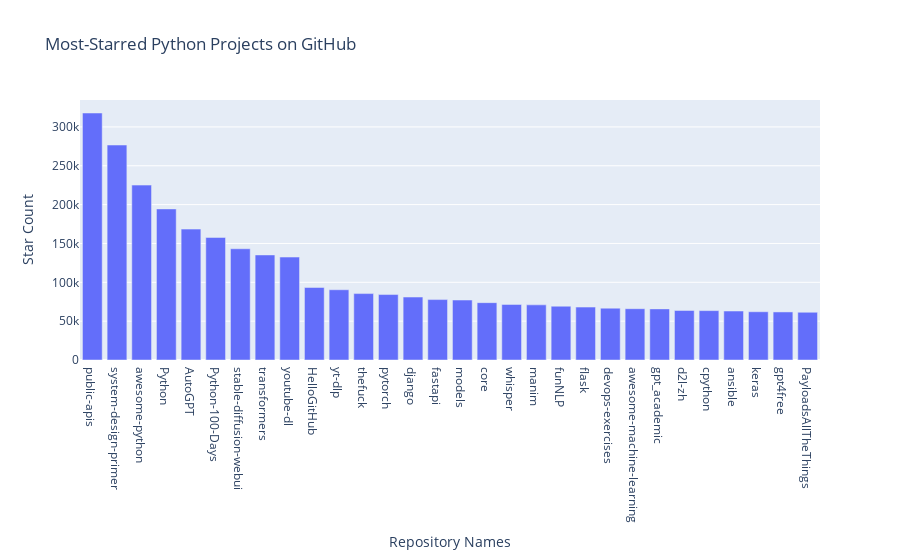

Notebook code for this chart:
### Code cell
import requests
import plotly.express as px

# GitHub API URL
url = "https://api.github.com/search/repositories"
url += "?q=language:python+sort:stars+stars:>10000"

# Set request headers
headers = {"Accept": "application/vnd.github.v3+json"}
r = requests.get(url, headers=headers)

# Check the request status
print(f"Status code: {r.status_code}")

# Parse the JSON response
response_dict = r.json()
repo_dicts = response_dict['items']
print(f"Repositories returned: {len(repo_dicts)}")  # Print the number of repositories returned

# Process the repository information
repo_names, stars, hover_texts = [], [], []
for repo_dict in repo_dicts:
    repo_names.append(repo_dict['name'])  # Extract repository name
    stars.append(repo_dict['stargazers_count'])  # Extract star count

    # Create hover text (owner and description)
    owner = repo_dict['owner']['login']
    description = repo_dict['description']
    hover_text = f"{owner}<br />{description}"  # Add owner and description to hover text
    hover_texts.append(hover_text)

# Visualization using Plotly Express
title = "Most-Starred Python Projects on GitHub"
labels = {"x": "Repository Names", "y": "Star Count"}
fig = px.bar(x=repo_names, y=stars, title=title, labels=labels, hover_data={"text": hover_texts})

# Show the figure
fig.show()

### Figure 1 — Plotly figure (JSON) as saved in the notebook; plotly's stock layout.template omitted (floating-point values rounded to 4 significant figures)
{"data": [{"alignmentgroup": "True", "customdata": [["public-apis<br />A collective list of free APIs"], ["donnemartin<br />Learn how to design large-scale systems. Prep for the system design interview.  Includes Anki flashcards."], ["vinta<br />An opinionated list of awesome Python frameworks, libraries, software and resources."], ["TheAlgorithms<br />All Algorithms implemented in Python"], ["Significant-Gravitas<br />AutoGPT is the vision of accessible AI for everyone, to use and to build on. Our mission is to provide the tools, so that you can focus on what matters."], ["jackfrued<br />Python - 100天从新手到大师"], ["AUTOMATIC1111<br />Stable Diffusion web UI"], ["huggingface<br />🤗 Transformers: State-of-the-art Machine Learning for Pytorch, TensorFlow, and JAX."], ["ytdl-org<br />Command-line program to download videos from YouTube.com and other video sites"], ["521xueweihan<br />:octocat: 分享 GitHub 上有趣、入门级的开源项目。Share interesting, entry-level open source projects on GitHub."], ["yt-dlp<br />A feature-rich command-line audio/video downloader"], ["nvbn<br />Magnificent app which corrects your previous console command."], ["pytorch<br />Tensors and Dynamic neural networks in Python with strong GPU acceleration"], ["django<br />The Web framework for perfectionists with deadlines."], ["fastapi<br />FastAPI framework, high performance, easy to learn, fast to code, ready for production"], ["tensorflow<br />Models and examples built with TensorFlow"], ["home-assistant<br />:house_with_garden: Open source home automation that puts local control and privacy first."], ["openai<br />Robust Speech Recognition via Large-Scale Weak Supervision"], ["3b1b<br />Animation engine for explanatory math videos"], ["fighting41love<br />中英文敏感词、语言检测、中外手机/电话归属地/运营商查询、名字推断性别、手机号抽取、身份证抽取、邮箱抽取、中日文人名库、中文缩写库、拆字词典、词汇情感值、停用词、反动词表、暴恐词表、繁简体转换、英文模拟中文发音、汪峰歌词生成器、职业名称词库、同义词库、反义词库、否定词库、汽车品牌词库、汽车零件词库、连续英文切割、各种中文词向量、公司名字大全、古诗词库、IT词库、财经词库、成语词库、地名词库、历史名人词库、诗词词库、医学词库、饮食词库、法律词库、汽车词库、动物词库、中文聊天语料、中文谣言数据、百度中文问答数据集、句子相似度匹配算法集合、bert资源、文本生成&摘要相关工具、cocoNLP信息抽取工具、国内电话号码正则匹配、清华大学XLORE:中英文跨语言百科知识图谱、清华大学人工智能技术系列报告、自然语言生成、NLU太难了系列、自动对联数据及机器人、用户名黑名单列表、罪名法务名词及分类模型、微信公众号语料、cs224n深度学习自然语言处理课程、中文手写汉字识别、中文自然语言处理 语料/数据集、变量命名神器、分词语料库+代码、任务型对话英文数据集、ASR 语音数据集 + 基于深度学习的中文语音识别系统、笑声检测器、Microsoft多语言数字/单位/如日期时间识别包、中华新华字典数据库及api(包括常用歇后语、成语、词语和汉字)、文档图谱自动生成、SpaCy 中文模型、Common Voice语音识别数据集新版、神经网络关系抽取、基于bert的命名实体识别、关键词(Keyphrase)抽取包pke、基于医疗领域知识图谱的问答系统、基于依存句法与语义角色标注的事件三元组抽取、依存句法分析4万句高质量标注数据、cnocr：用来做中文OCR的Python3包、中文人物关系知识图谱项目、中文nlp竞赛项目及代码汇总、中文字符数据、speech-aligner: 从“人声语音”及其“语言文本”产生音素级别时间对齐标注的工具、AmpliGraph: 知识图谱表示学习(Python)库：知识图谱概念链接预测、Scattertext 文本可视化(python)、语言/知识表示工具：BERT & ERNIE、中文对比英文自然语言处理NLP的区别综述、Synonyms中文近义词工具包、HarvestText领域自适应文本挖掘工具（新词发现-情感分析-实体链接等）、word2word：(Python)方便易用的多语言词-词对集：62种语言/3,564个多语言对、语音识别语料生成工具：从具有音频/字幕的在线视频创建自动语音识别(ASR)语料库、构建医疗实体识别的模型（包含词典和语料标注）、单文档非监督的关键词抽取、Kashgari中使用gpt-2语言模型、开源的金融投资数据提取工具、文本自动摘要库TextTeaser: 仅支持英文、人民日报语料处理工具集、一些关于自然语言的基本模型、基于14W歌曲知识库的问答尝试--功能包括歌词接龙and已知歌词找歌曲以及歌曲歌手歌词三角关系的问答、基于Siamese bilstm模型的相似句子判定模型并提供训练数据集和测试数据集、用Transformer编解码模型实现的根据Hacker News文章标题自动生成评论、用BERT进行序列标记和文本分类的模板代码、LitBank：NLP数据集——支持自然语言处理和计算人文学科任务的100部带标记英文小说语料、百度开源的基准信息抽取系统、虚假新闻数据集、Facebook: LAMA语言模型分析，提供Transformer-XL/BERT/ELMo/GPT预训练语言模型的统一访问接口、CommonsenseQA：面向常识的英文QA挑战、中文知识图谱资料、数据及工具、各大公司内部里大牛分享的技术文档 PDF 或者 PPT、自然语言生成SQL语句（英文）、中文NLP数据增强（EDA）工具、英文NLP数据增强工具 、基于医药知识图谱的智能问答系统、京东商品知识图谱、基于mongodb存储的军事领域知识图谱问答项目、基于远监督的中文关系抽取、语音情感分析、中文ULMFiT-情感分析-文本分类-语料及模型、一个拍照做题程序、世界各国大规模人名库、一个利用有趣中文语料库 qingyun 训练出来的中文聊天机器人、中文聊天机器人seqGAN、省市区镇行政区划数据带拼音标注、教育行业新闻语料库包含自动文摘功能、开放了对话机器人-知识图谱-语义理解-自然语言处理工具及数据、中文知识图谱：基于百度百科中文页面-抽取三元组信息-构建中文知识图谱、masr: 中文语音识别-提供预训练模型-高识别率、Python音频数据增广库、中文全词覆盖BERT及两份阅读理解数据、ConvLab：开源多域端到端对话系统平台、中文自然语言处理数据集、基于最新版本rasa搭建的对话系统、基于TensorFlow和BERT的管道式实体及关系抽取、一个小型的证券知识图谱/知识库、复盘所有NLP比赛的TOP方案、OpenCLaP：多领域开源中文预训练语言模型仓库、UER：基于不同语料+编码器+目标任务的中文预训练模型仓库、中文自然语言处理向量合集、基于金融-司法领域(兼有闲聊性质)的聊天机器人、g2pC：基于上下文的汉语读音自动标记模块、Zincbase 知识图谱构建工具包、诗歌质量评价/细粒度情感诗歌语料库、快速转化「中文数字」和「阿拉伯数字」、百度知道问答语料库、基于知识图谱的问答系统、jieba_fast 加速版的jieba、正则表达式教程、中文阅读理解数据集、基于BERT等最新语言模型的抽取式摘要提取、Python利用深度学习进行文本摘要的综合指南、知识图谱深度学习相关资料整理、维基大规模平行文本语料、StanfordNLP 0.2.0：纯Python版自然语言处理包、NeuralNLP-NeuralClassifier：腾讯开源深度学习文本分类工具、端到端的封闭域对话系统、中文命名实体识别：NeuroNER vs. BertNER、新闻事件线索抽取、2019年百度的三元组抽取比赛：“科学空间队”源码、基于依存句法的开放域文本知识三元组抽取和知识库构建、中文的GPT2训练代码、ML-NLP - 机器学习(Machine Learning)NLP面试中常考到的知识点和代码实现、nlp4han:中文自然语言处理工具集(断句/分词/词性标注/组块/句法分析/语义分析/NER/N元语法/HMM/代词消解/情感分析/拼写检查、XLM：Facebook的跨语言预训练语言模型、用基于BERT的微调和特征提取方法来进行知识图谱百度百科人物词条属性抽取、中文自然语言处理相关的开放任务-数据集-当前最佳结果、CoupletAI - 基于CNN+Bi-LSTM+Attention 的自动对对联系统、抽象知识图谱、MiningZhiDaoQACorpus - 580万百度知道问答数据挖掘项目、brat rapid annotation tool: 序列标注工具、大规模中文知识图谱数据：1.4亿实体、数据增强在机器翻译及其他nlp任务中的应用及效果、allennlp阅读理解:支持多种数据和模型、PDF表格数据提取工具 、 Graphbrain：AI开源软件库和科研工具，目的是促进自动意义提取和文本理解以及知识的探索和推断、简历自动筛选系统、基于命名实体识别的简历自动摘要、中文语言理解测评基准，包括代表性的数据集&基准模型&语料库&排行榜、树洞 OCR 文字识别 、从包含表格的扫描图片中识别表格和文字、语声迁移、Python口语自然语言处理工具集(英文)、 similarity：相似度计算工具包，java编写、海量中文预训练ALBERT模型 、Transformers 2.0 、基于大规模音频数据集Audioset的音频增强 、Poplar：网页版自然语言标注工具、图片文字去除，可用于漫画翻译 、186种语言的数字叫法库、Amazon发布基于知识的人-人开放领域对话数据集 、中文文本纠错模块代码、繁简体转换 、 Python实现的多种文本可读性评价指标、类似于人名/地名/组织机构名的命名体识别数据集 、东南大学《知识图谱》研究生课程(资料)、. 英文拼写检查库 、 wwsearch是企业微信后台自研的全文检索引擎、CHAMELEON：深度学习新闻推荐系统元架构 、 8篇论文梳理BERT相关模型进展与反思、DocSearch：免费文档搜索引擎、 LIDA：轻量交互式对话标注工具 、aili - the fastest in-memory index in the East 东半球最快并发索引 、知识图谱车音工作项目、自然语言生成资源大全 、中日韩分词库mecab的Python接口库、中文文本摘要/关键词提取、汉字字符特征提取器 (featurizer)，提取汉字的特征（发音特征、字形特征）用做深度学习的特征、中文生成任务基准测评 、中文缩写数据集、中文任务基准测评 - 代表性的数据集-基准(预训练)模型-语料库-baseline-工具包-排行榜、PySS3：面向可解释AI的SS3文本分类器机器可视化工具 、中文NLP数据集列表、COPE - 格律诗编辑程序、doccano：基于网页的开源协同多语言文本标注工具 、PreNLP：自然语言预处理库、简单的简历解析器，用来从简历中提取关键信息、用于中文闲聊的GPT2模型：GPT2-chitchat、基于检索聊天机器人多轮响应选择相关资源列表(Leaderboards、Datasets、Papers)、(Colab)抽象文本摘要实现集锦(教程 、词语拼音数据、高效模糊搜索工具、NLP数据增广资源集、微软对话机器人框架 、 GitHub Typo Corpus：大规模GitHub多语言拼写错误/语法错误数据集、TextCluster：短文本聚类预处理模块 Short text cluster、面向语音识别的中文文本规范化、BLINK：最先进的实体链接库、BertPunc：基于BERT的最先进标点修复模型、Tokenizer：快速、可定制的文本词条化库、中文语言理解测评基准，包括代表性的数据集、基准(预训练)模型、语料库、排行榜、spaCy 医学文本挖掘与信息提取 、 NLP任务示例项目代码集、 python拼写检查库、chatbot-list - 行业内关于智能客服、聊天机器人的应用和架构、算法分享和介绍、语音质量评价指标(MOSNet, BSSEval, STOI, PESQ, SRMR)、 用138GB语料训练的法文RoBERTa预训练语言模型 、BERT-NER-Pytorch：三种不同模式的BERT中文NER实验、无道词典 - 有道词典的命令行版本，支持英汉互查和在线查询、2019年NLP亮点回顾、 Chinese medical dialogue data 中文医疗对话数据集 、最好的汉字数字(中文数字)-阿拉伯数字转换工具、 基于百科知识库的中文词语多词义/义项获取与特定句子词语语义消歧、awesome-nlp-sentiment-analysis - 情感分析、情绪原因识别、评价对象和评价词抽取、LineFlow：面向所有深度学习框架的NLP数据高效加载器、中文医学NLP公开资源整理 、MedQuAD：(英文)医学问答数据集、将自然语言数字串解析转换为整数和浮点数、Transfer Learning in Natural Language Processing (NLP) 、面向语音识别的中文/英文发音辞典、Tokenizers：注重性能与多功能性的最先进分词器、CLUENER 细粒度命名实体识别 Fine Grained Named Entity Recognition、 基于BERT的中文命名实体识别、中文谣言数据库、NLP数据集/基准任务大列表、nlp相关的一些论文及代码, 包括主题模型、词向量(Word Embedding)、命名实体识别(NER)、文本分类(Text Classificatin)、文本生成(Text Generation)、文本相似性(Text Similarity)计算等，涉及到各种与nlp相关的算法，基于keras和tensorflow 、Python文本挖掘/NLP实战示例、 Blackstone：面向非结构化法律文本的spaCy pipeline和NLP模型通过同义词替换实现文本“变脸” 、中文 预训练 ELECTREA 模型: 基于对抗学习 pretrain Chinese Model 、albert-chinese-ner - 用预训练语言模型ALBERT做中文NER 、基于GPT2的特定主题文本生成/文本增广、开源预训练语言模型合集、多语言句向量包、编码、标记和实现：一种可控高效的文本生成方法、 英文脏话大列表 、attnvis：GPT2、BERT等transformer语言模型注意力交互可视化、CoVoST：Facebook发布的多语种语音-文本翻译语料库，包括11种语言(法语、德语、荷兰语、俄语、西班牙语、意大利语、土耳其语、波斯语、瑞典语、蒙古语和中文)的语音、文字转录及英文译文、Jiagu自然语言处理工具 - 以BiLSTM等模型为基础，提供知识图谱关系抽取 中文分词 词性标注 命名实体识别 情感分析 新词发现 关键词 文本摘要 文本聚类等功能、用unet实现对文档表格的自动检测，表格重建、NLP事件提取文献资源列表 、 金融领域自然语言处理研究资源大列表、CLUEDatasetSearch - 中英文NLP数据集：搜索所有中文NLP数据集，附常用英文NLP数据集 、medical_NER - 中文医学知识图谱命名实体识别 、(哈佛)讲因果推理的免费书、知识图谱相关学习资料/数据集/工具资源大列表、Forte：灵活强大的自然语言处理pipeline工具集 、Python字符串相似性算法库、PyLaia：面向手写文档分析的深度学习工具包、TextFooler：针对文本分类/推理的对抗文本生成模块、Haystack：灵活、强大的可扩展问答(QA)框架、中文关键短语抽取工具"], ["pallets<br />The Python micro framework for building web applications."], ["bregman-arie<br />Linux, Jenkins, AWS, SRE, Prometheus, Docker, Python, Ansible, Git, Kubernetes, Terraform, OpenStack, SQL, NoSQL, Azure, GCP, DNS, Elastic, Network, Virtualization. DevOps Interview Questions"], ["josephmisiti<br />A curated list of awesome Machine Learning frameworks, libraries and software."], ["binary-husky<br />为GPT/GLM等LLM大语言模型提供实用化交互接口，特别优化论文阅读/润色/写作体验，模块化设计，支持自定义快捷按钮&函数插件，支持Python和C++等项目剖析&自译解功能，PDF/LaTex论文翻译&总结功能，支持并行问询多种LLM模型，支持chatglm3等本地模型。接入通义千问, deepseekcoder, 讯飞星火, 文心一言, llama2, rwkv, claude2, moss等。"], ["d2l-ai<br />《动手学深度学习》：面向中文读者、能运行、可讨论。中英文版被70多个国家的500多所大学用于教学。"], ["python<br />The Python programming language"], ["ansible<br />Ansible is a radically simple IT automation platform that makes your applications and systems easier to deploy and maintain. Automate everything from code deployment to network configuration to cloud management, in a language that approaches plain English, using SSH, with no agents to install on remote systems. https://docs.ansible.com."], ["keras-team<br />Deep Learning for humans"], ["xtekky<br />The official gpt4free repository | various collection of powerful language models"], ["swisskyrepo<br />A list of useful payloads and bypass for Web Application Security and Pentest/CTF"]], "hovertemplate": "Repository Names=%{x}<br>Star Count=%{y}<br>text=%{customdata[0]}<extra></extra>", "legendgroup": "", "marker": {"color": "#636efa", "pattern": {"shape": ""}}, "name": "", "offsetgroup": "", "orientation": "v", "showlegend": false, "textposition": "auto", "type": "bar", "x": ["public-apis", "system-design-primer", "awesome-python", "Python", "AutoGPT", "Python-100-Days", "stable-diffusion-webui", "transformers", "youtube-dl", "HelloGitHub", "yt-dlp", "thefuck", "pytorch", "django", "fastapi", "models", "core", "whisper", "manim", "funNLP", "flask", "devops-exercises", "awesome-machine-learning", "gpt_academic", "d2l-zh", "cpython", "ansible", "keras", "gpt4free", "PayloadsAllTheThings"], "xaxis": "x", "y": [317909, 276701, 225109, 194468, 168459, 157735, 143147, 135210, 132475, 93339, 90417, 85473, 84222, 81026, 77765, 77188, 73817, 71531, 70971, 69235, 68110, 66710, 66038, 65785, 63751, 63551, 63026, 62100, 61855, 61435], "yaxis": "y"}], "layout": {"autosize": true, "barmode": "relative", "legend": {"tracegroupgap": 0}, "title": {"text": "Most-Starred Python Projects on GitHub"}, "xaxis": {"anchor": "y", "autorange": true, "domain": [0, 1], "range": [-0.5, 29.5], "title": {"text": "Repository Names"}, "type": "category"}, "yaxis": {"anchor": "x", "autorange": true, "domain": [0, 1], "range": [0, 334600.0], "title": {"text": "Star Count"}, "type": "linear"}}}
